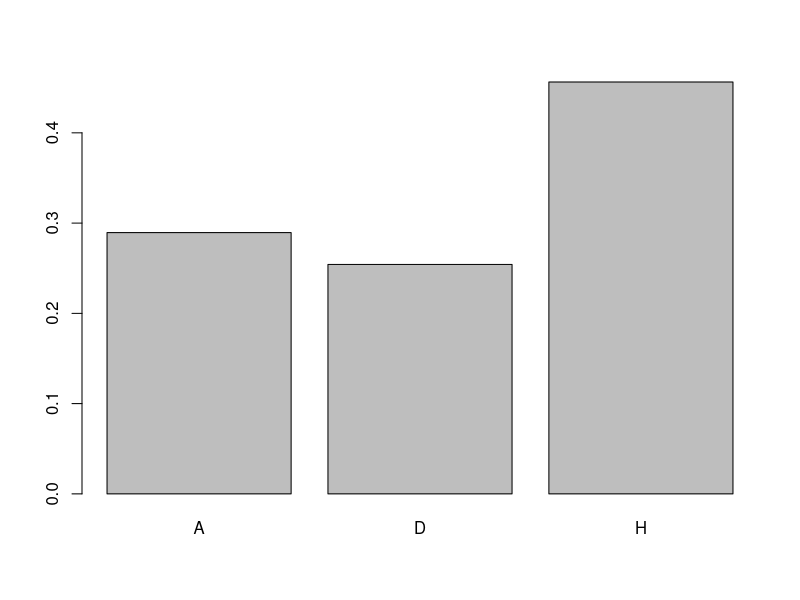

Source code (R): (Note: this script raises an error after producing the figure.)

#################  multinomial classification   #####################################################
library(glmnet)
library(randomForest) 
library(nnet)

data <- read.csv("testDataAllTeamSameElo.csv")

data <- data[,13:30]
names(data)
str(data)

View(data)

prop.table(table(data$result))

#barplot of result proportions
barplot(prop.table(table(data$result)))


Train<-data[1:1140, ]          # training data
Test<-data[1141:1900, ]     # testing data
str(Train)
dim(Train)
str(Test)
dim(Test)

############################### ELO - LASSO predictions 1 ############################################################

TrainX1<-model.matrix(~.,data=Train1[,-which(colnames(Train1)=="result")])[,-1]
View(TrainX1)
TrainY1<-Train1$result
length(TrainY1)
dim(TrainX1)
levels(TrainY1)

TestX1=model.matrix(~.,data=Test1[,-which(colnames(Train1)=="result")])[,-1]
dim(TestX1)

lasso.fit1=glmnet(x=TrainX1, y=TrainY1, family = "multinomial", lambda = 0, alpha=.99)

summary(lasso.fit1)
lasso.fit1$beta

lasso.pred1=predict(lasso.fit1, TestX1, type="response")   # gives us three prob's
lasso.pred.label1=predict(lasso.fit1, TestX1, type="class")

lasso.pred1

table(lasso.pred.label1, Test1[, 3])  
mean(lasso.pred.label1 != Test1[, 3])
####################################ELO- Random Forest 1 ################################################################

rf.mce=vector()
for (i in 1:12) {
  rf.fit=randomForest(result~., data=Train, mtry=i, ntree=100)
  #plot(rf.fit)
  rf.mce[i]=rf.fit$err.rate[rf.fit$ntree, 1]    # we only need to pull out the last error
}
plot(rf.mce)

rf.fit=randomForest(result~., data=Train, mtry=2, ntree=100)
rf.pred=predict(rf.fit,Test,type="prob")
rf.pred.label=predict(rf.fit,Test,type="class")

table(rf.pred.label, Test[, 3]) # confusion matrix
mean(rf.pred.label != Test[, 3])


############################### ELO with Tier - LASSO predictions 2 ############################################################

TrainX<-model.matrix(~.,data=Train[,-which(colnames(Train)=="result")])[,-1]
View(TrainX)
TrainY<-Train$result
length(TrainY)
dim(TrainX)
levels(TrainY)

TestX=model.matrix(~.,data=Test[,-which(colnames(Train)=="result")])[,-1]
dim(TestX)

lasso.fit=glmnet(x=TrainX, y=TrainY, family = "multinomial", lambda = 0, alpha=.99)

summary(lasso.fit)
lasso.fit$beta

lasso.pred=predict(lasso.fit, TestX, type="response")   # gives us three prob's
lasso.pred.label=predict(lasso.fit, TestX, type="class")

lasso.pred

table(lasso.pred.label, Test[, 1])  
mean(lasso.pred.label != Test[, 1])
####################################ELO with Tier - Random Forest 2################################################################

rf.mce=vector()
for (i in 1:12) {
  rf.fit=randomForest(result~., data=Train, mtry=i, ntree=100)
  #plot(rf.fit)
  rf.mce[i]=rf.fit$err.rate[rf.fit$ntree, 1]    # we only need to pull out the last error
}
plot(rf.mce)

rf.fit=randomForest(result~., data=Train, mtry=2, ntree=100)
rf.pred=predict(rf.fit,Test,type="prob")
rf.pred.label=predict(rf.fit,Test,type="class")

table(rf.pred.label, Test[, 1]) # confusion matrix
mean(rf.pred.label != Test[, 1])




############################### Teams  Prediction ############################################################ <- data[,]
data <- read.csv("testDataAllTeamSameElo.csv")
data1 <- data [, c(4,5,13)]

names(data1)
str(data1)

View(data1)

prop.table(table(data1$result))

#barplot of result proportions
barplot(prop.table(table(data1$result)))


Train1<-data1[1:1140, ]          
Test1<-data1[1141:1900, ] 


### Teams ELO #####################################
TrainX<-model.matrix(~.,data=Train1[,-which(colnames(Train1)=="result")])[,-1]
View(TrainX)
TrainY<-Train1$result
length(TrainY)
dim(TrainX)
levels(TrainY)
TestX=model.matrix(~.,data=Test1[,-which(colnames(Train1)=="result")])[,-1]
dim(TestX)

lasso.fit=glmnet(x=TrainX, y=TrainY, family = "multinomial", lambda = 0, alpha=.99)

summary(lasso.fit)
lasso.fit$beta

lasso.pred=predict(lasso.fit, TestX, type="response")   # gives us three prob's
lasso.pred.label=predict(lasso.fit, TestX, type="class")

lasso.pred

table(lasso.pred.label, Test1[, 3])  
mean(lasso.pred.label != Test1[, 3])


### Teams RF

rf.mce=vector()
for (i in 1:12) {
  rf.fit=randomForest(result~., data=Train1, mtry=i, ntree=100)
  #plot(rf.fit)
  rf.mce[i]=rf.fit$err.rate[rf.fit$ntree, 1]    # we only need to pull out the last error
}
plot(rf.mce)

rf.fit=randomForest(result~., data=Train1, mtry=2, ntree=100)
rf.pred=predict(rf.fit,Test1,type="prob")
rf.pred.label=predict(rf.fit,Test1,type="class")

table(rf.pred.label, Test1[, 3]) # confusion matrix
mean(rf.pred.label != Test1[, 3])


####################### 2010 - 2014 --  Elo With Tier ####################### 

new.data <- read.csv("testDataDifferentEloTier.csv")
str(new.data)


data <- new.data[,13:31]
names(data)
str(data)

View(new.data)

prop.table(table(data$result))

#barplot of result proportions
barplot(prop.table(table(data$result)))


Train<-data[1:1140, ]          # training data
Test<-data[1141:1900, ]     # testing data
str(Train)
dim(Train)
str(Test)
dim(Test)


#################################### 2010- 2014 - Random Forest ################################################################

rf.mce=vector()
for (i in 1:12) {
  rf.fit=randomForest(result~., data=Train, mtry=i, ntree=100)
  #plot(rf.fit)
  rf.mce[i]=rf.fit$err.rate[rf.fit$ntree, 1]    # we only need to pull out the last error
}
plot(rf.mce)

rf.fit=randomForest(result~., data=Train, mtry=2, ntree=100)
rf.pred=predict(rf.fit,Test,type="prob")
rf.pred.label=predict(rf.fit,Test,type="class")

table(rf.pred.label, Test[, 1]) # confusion matrix
mean(rf.pred.label != Test[, 1])



################----------ELO & Teams ----------################
data <- read.csv("testDataAllTeamSameElo.csv")

data3 <- data[, c(4,5,13:30)]
names(data3)
str(data3)

View(data3)

prop.table(table(data3$result))

#barplot of result proportions
barplot(prop.table(table(data3$result)))


Train<-data3[1:1140, ]          # training data
Test<-data3[1141:1900, ]     # testing data
str(Train)
dim(Train)
str(Test)
dim(Test)

#################################### 2010~2014 - ELO & Team - Random Forest ################################################################

rf.mce=vector()
for (i in 1:12) {
  rf.fit=randomForest(result~., data=Train, mtry=i, ntree=100)
  #plot(rf.fit)
  rf.mce[i]=rf.fit$err.rate[rf.fit$ntree, 1]    # we only need to pull out the last error
}
plot(rf.mce)

rf.fit=randomForest(result~., data=Train, mtry=2, ntree=100)
rf.pred=predict(rf.fit,Test,type="prob")
rf.pred.label=predict(rf.fit,Test,type="class")

table(rf.pred.label, Test[, 3]) # confusion matrix
mean(rf.pred.label != Test[, 3])



#################################### 2000~2010 - Names - Random Forest ################################################################

data <- read.csv("testDataAllTeamSameElo2.csv")
str(data)
data1 <- data[, c(4,5, 13)]
names(data1)
str(data1)

View(data1)

Train<-data1[1:2660, ]          # training data
Test<-data1[2661:3800, ]     # testing data
str(Train)
dim(Train)
str(Test)
dim(Test)

rf.mce=vector()
for (i in 1:10) {
  rf.fit=randomForest(result~., data=Train, mtry=i, ntree=100)
  #plot(rf.fit)
  rf.mce[i]=rf.fit$err.rate[rf.fit$ntree, 1]    
}
plot(rf.mce)

rf.fit=randomForest(result~., data=Train, mtry=2, ntree=100)
rf.pred=predict(rf.fit,Test,type="prob")
rf.pred.label=predict(rf.fit,Test,type="class")

table(rf.pred.label, Test[, 3]) # confusion matrix
mean(rf.pred.label != Test[, 3])

####################################2000~2010 - ELO Same Seeds - Random Forest ################################################################

data <- read.csv("testDataAllTeamSameElo2.csv")
str(data)
data1 <- data[, c(13:31)]
names(data1)
str(data1)

View(data1)

Train<-data1[1:2660, ]          # training data
Test<-data1[2661:3800, ]     # testing data
str(Train)
dim(Train)
str(Test)
dim(Test)



rf.mce=vector()
for (i in 1:12) {
  rf.fit=randomForest(result~., data=Train, mtry=i, ntree=100)
  #plot(rf.fit)
  rf.mce[i]=rf.fit$err.rate[rf.fit$ntree, 1]    
}
plot(rf.mce)

rf.fit=randomForest(result~., data=Train, mtry=2, ntree=100)
rf.pred=predict(rf.fit,Test,type="prob")
rf.pred.label=predict(rf.fit,Test,type="class")

table(rf.pred.label, Test[, 1]) # confusion matrix
mean(rf.pred.label != Test[, 1])

####################################2000~2010 - ELO Same Seeds & Names - Random Forest ################################################################

data <- read.csv("testDataAllTeamSameElo2.csv")
str(data)
data1 <- data[, c(4,5, 13:31)]
names(data1)
str(data1)

View(data1)

Train<-data1[1:2660, ]          # training data
Test<-data1[2661:3800, ]     # testing data
str(Train)
dim(Train)
str(Test)
dim(Test)

rf.mce=vector()
for (i in 1:10) {
  rf.fit=randomForest(result~., data=Train, mtry=i, ntree=100)
  #plot(rf.fit)
  rf.mce[i]=rf.fit$err.rate[rf.fit$ntree, 1]    
}
plot(rf.mce)

rf.fit=randomForest(result~., data=Train, mtry=2, ntree=100)
rf.pred=predict(rf.fit,Test,type="prob")
rf.pred.label=predict(rf.fit,Test,type="class")

table(rf.pred.label, Test[, 3]) # confusion matrix
mean(rf.pred.label != Test[, 3])

############################ 2000~2010 ELO Different Seeds- Random Forest ####################################################

data <- read.csv("testDataDifferentEloTier2.csv")
str(data)
data1 <- data[, c(13:31)]
names(data1)
str(data1)

View(data1)

Train<-data1[1:2660, ]          # training data
Test<-data1[2661:3800, ]     # testing data
str(Train)
dim(Train)
str(Test)
dim(Test)


rf.mce=vector()
for (i in 1:10) {
  rf.fit=randomForest(result~., data=Train, mtry=i, ntree=100)
  #plot(rf.fit)
  rf.mce[i]=rf.fit$err.rate[rf.fit$ntree, 1]    
}
plot(rf.mce)

rf.fit=randomForest(result~., data=Train, mtry=2, ntree=100)
rf.pred=predict(rf.fit,Test,type="prob")
rf.pred.label=predict(rf.fit,Test,type="class")

table(rf.pred.label, Test[, 1]) # confusion matrix
mean(rf.pred.label != Test[, 1])

####################################2000~2010 - ELO Different Seeds & Names- Random Forest ################################################################

data <- read.csv("testDataDifferentEloTier2.csv")
str(data)
data1 <- data[, c(4,5, 13:31)]
names(data1)
str(data1)

View(data1)

Train<-data1[1:2660, ]          # training data
Test<-data1[2661:3800, ]     # testing data
str(Train)
dim(Train)
str(Test)
dim(Test)

rf.mce=vector()
for (i in 1:10) {
  rf.fit=randomForest(result~., data=Train, mtry=i, ntree=100)
  #plot(rf.fit)
  rf.mce[i]=rf.fit$err.rate[rf.fit$ntree, 1]    
}
plot(rf.mce)

rf.fit=randomForest(result~., data=Train, mtry=2, ntree=100)
rf.pred=predict(rf.fit,Test,type="prob")
rf.pred.label=predict(rf.fit,Test,type="class")

table(rf.pred.label, Test[, 3]) # confusion matrix
mean(rf.pred.label != Test[, 3])


#################################### 1980-2000 - Names - Random Forest ################################################################

data <- read.csv("testDataAllTeamSameElo3.csv")
str(data)
View(data)
data1 <- data[, c(4,5, 13)]
names(data1)
str(data1)

View(data1)

Train<-data1[1:6180, ]          # training data
Test<-data1[6181:8542, ]     # testing data
str(Train)
dim(Train)
str(Test)
dim(Test)

rf.mce=vector()
for (i in 1:10) {
  rf.fit=randomForest(result~., data=Train, mtry=i, ntree=100)
  #plot(rf.fit)
  rf.mce[i]=rf.fit$err.rate[rf.fit$ntree, 1]    
}
plot(rf.mce)

rf.fit=randomForest(result~., data=Train, mtry=2, ntree=100)
rf.pred=predict(rf.fit,Test,type="prob")
rf.pred.label=predict(rf.fit,Test,type="class")

table(rf.pred.label, Test[, 3]) # confusion matrix
mean(rf.pred.label != Test[, 3])

####################################1980-2000 - ELO Same Seeds - Random Forest ################################################################

data <- read.csv("testDataAllTeamSameElo3.csv")
str(data)
data1 <- data[, c(13:31)]
names(data1)
str(data1)

View(data1)

Train<-data1[1:6180, ]          # training data
Test<-data1[6181:8542, ]      # testing data
str(Train)
dim(Train)
str(Test)
dim(Test)



rf.mce=vector()
for (i in 1:10) {
  rf.fit=randomForest(result~., data=Train, mtry=i, ntree=100)
  #plot(rf.fit)
  rf.mce[i]=rf.fit$err.rate[rf.fit$ntree, 1]    
}

plot(rf.mce)

rf.fit=randomForest(result~., data=Train, mtry=2, ntree=100)
rf.pred=predict(rf.fit,Test,type="prob")
rf.pred.label=predict(rf.fit,Test,type="class")

table(rf.pred.label, Test[, 1]) # confusion matrix
mean(rf.pred.label != Test[, 1])

####################################1980-2000 - ELO Same Seeds & Names - Random Forest ################################################################

data <- read.csv("testDataAllTeamSameElo3.csv")
str(data)
data1 <- data[, c(4,5, 13:31)]
names(data1)
str(data1)

View(data1)

Train<-data1[1:6180, ]          # training data
Test<-data1[6181:8542, ]      # testing data
str(Train)
dim(Train)
str(Test)
dim(Test)

rf.mce=vector()
for (i in 1:10) {
  rf.fit=randomForest(result~., data=Train, mtry=i, ntree=100)
  #plot(rf.fit)
  rf.mce[i]=rf.fit$err.rate[rf.fit$ntree, 1]    
}
plot(rf.mce)

rf.fit=randomForest(result~., data=Train, mtry=2, ntree=100)
rf.pred=predict(rf.fit,Test,type="prob")
rf.pred.label=predict(rf.fit,Test,type="class")

table(rf.pred.label, Test[, 3]) # confusion matrix
mean(rf.pred.label != Test[, 3])

############################ 1980-2000 ELO Different Seeds- Random Forest ####################################################

data <- read.csv("testDataDifferentEloTier3.csv")
str(data)
data1 <- data[, c(13:31)]
names(data1)
str(data1)

View(data1)

Train<-data1[1:6180, ]          # training data
Test<-data1[6181:8542, ]      # testing data
str(Train)
dim(Train)
str(Test)
dim(Test)


rf.mce=vector()
for (i in 1:10) {
  rf.fit=randomForest(result~., data=Train, mtry=i, ntree=100)
  #plot(rf.fit)
  rf.mce[i]=rf.fit$err.rate[rf.fit$ntree, 1]    
}
plot(rf.mce)

rf.fit=randomForest(result~., data=Train, mtry=2, ntree=100)
rf.pred=predict(rf.fit,Test,type="prob")
rf.pred.label=predict(rf.fit,Test,type="class")

table(rf.pred.label, Test[, 1]) # confusion matrix
mean(rf.pred.label != Test[, 1])

#################################### 1980-2000 - ELO Different Seeds & Names- Random Forest ################################################################

data <- read.csv("testDataDifferentEloTier3.csv")
str(data)
data1 <- data[, c(4,5, 13:31)]
names(data1)
str(data1)

View(data1)

Train<-data1[1:6180, ]          # training data
Test<-data1[6181:8542, ]      # testing data
str(Train)
dim(Train)
str(Test)
dim(Test)

rf.mce=vector()
for (i in 1:10) {
  rf.fit=randomForest(result~., data=Train, mtry=i, ntree=100)
  #plot(rf.fit)
  rf.mce[i]=rf.fit$err.rate[rf.fit$ntree, 1]    
}
plot(rf.mce)

rf.fit=randomForest(result~., data=Train, mtry=2, ntree=100)
rf.pred=predict(rf.fit,Test,type="prob")
rf.pred.label=predict(rf.fit,Test,type="class")

table(rf.pred.label, Test[, 3]) # confusion matrix
mean(rf.pred.label != Test[, 3])


